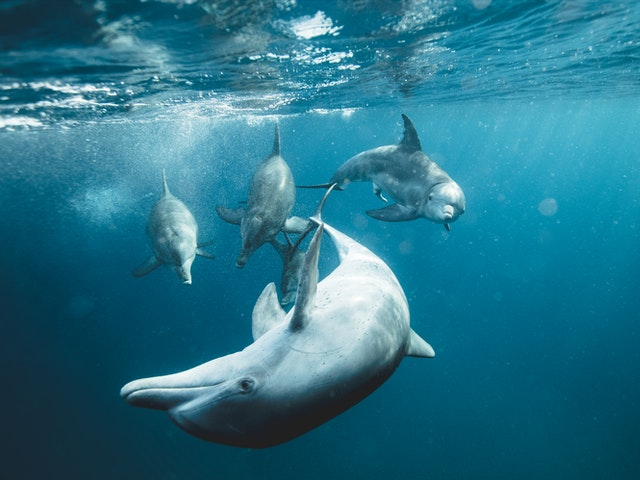
#> input picture datasets/dolphines.jpg, 640 x 480 px, found by its file name
$ jupyter execute --allow-errors PCA.ipynb   (shell and % lines are left out)   (older library calls are emulated)
#> lines starting #> are read from the running program, lines starting #| are printed output that depends on the picture
[cell 1]
import numpy as np
import matplotlib.pyplot as plt

## Redukcja wymiarowości

Praca z wielowymiarowymi danymi niesie ze sobą różne ograniczenia. W jaki sposób możemy wyświetlić próbki, które mają $4$, $5$, $6$, $7$ i więcej cech? Nie możemy stworzyć przecież wykresu $4D$, czy $7D$. Wizualizacja takich danych jest problemem. Kiedy mamy wiele cech w zestawie danych, wpływa to również na szybkość działania naszego modelu. Takie dane zajmują więcej miejsca na nośnikach pamięci. Jeśli mamy zbiór, który zawiera $1000$ cech, to możemy się zastanawiać, czy na pewno wszystkie cechy są istotne i potrzebne dla naszego modelu. Może wystarczy jedynie $100$ cech i wyniki działania modelu uczenia maszynowego byłyby równie satysfakcjonujące, a przy okazji zmniejszylibyśmy wymiarowość próbek i czas obliczeń.

Problem redukcji wymiarowości jest powszechny w tematyce uczenia maszynowego. Istnieją dwa główne podziały takiej redukcji - selekcja i ekstrakcja cech. Selekcja cech polega na wybraniu pewnego podzbioru cech z oryginalnego zestawu wszystkich cech. W takim przypadku zakładamy, że nie wszystkie cechy są nam potrzebne do stworzenia dobrego modelu, więc pozbywamy się części z nich, licząc na to, że wyniki nie ulegną pogorszeniu. Selekcja cech pozostawia cechy w swojej oryginalnej postaci, nie modyfikuje ich wartości, zmieniamy tylko ich ilość. Ekstrakcja cech jest scenariuszem nieco bardziej skomplikowanym, ponieważ polega na redukcji cech poprzez przekształcenie oryginalnego zestawu cech do nowej przestrzeni cech, w której pozostałe cechy nie mają swoich pierwotnych wartości. Obie kategorie mają swoje wady i zalety. Dzisiaj skupimy się na algorytmie z rodziny ekstrakcji cech.

##  Analiza głównych składowych

Jedną z najpopularniejszych metod ekstrakcji cech jest **Analiza głównych składowych (ang. Principal component analysis)** w skrócie **PCA**. Jest to algorytm, który redukuje wymiarowość danych poprzez rzutowanie ich na przestrzeń o mniejszej liczbie wymiarów. Rzutowanie to następuje poprzez znalezienie kierunków, w których jest największa wariancja danych. Założeniem algorytmu jest zatem znalezienie nowej przestrzeni cech, tak aby zachować jak najwięcej informacji zawartych w oryginalnych cechach. Przed omówieniem szczegółów algorytmu zobaczmy jego zasadę działania.

Mając dwuwymiarowy zestaw danych z cechami $x_1$ i $x_2$, chcielibyśmy zredukować go do postaci jednowymiarowej.

Aby to zrobić, musimy znaleźć kierunki, w których dane są najbardziej zróżnicowane (mają największą wariancję). Takie kierunki będą dwa, a dodatkowo będą one zawsze do siebie prostopadłe. Te kierunki, to właśnie główne składowe.

Mając wyznaczone główne składowe, możemy zauważyć, że wzdłuż prostej z czerwoną strzałką jest znacznie większa wariancja danych. Jeśli zatem chcielibyśmy zredukować przestrzeń z $2D$ na $1D$, to powinniśmy rzutować wszystkie punkty z dwuwymiarowej przestrzeni na prostą z czerwoną strzałką.

Po zrzutowaniu punktów na tę prostą dane prezentują się następująco:

Możemy też spróbować zrzutować punkty na prostą z niebieską strzałką, żeby przekonać się, że punkty będą bardziej "zbite" (mniejsza wariancja danych).

Ta idea dla prostego przypadku dwuwymiarowego jest rozszerzalna i działa dokładnie tak samo dla danych wielowymiarowych. Jeśli mamy już intuicję, w jaki sposób redukowane są wymiary w algorytmie PCA, przejdźmy do szczegółów działania algorytmu.

## Algorytm PCA

Na początku stwórzmy zbiór danych, na którym będziemy przeprowadzać obliczenia.

| **x1** | **x2** |
|--------|--------|
| 1\.2   | 1\.5   |
| 0\.2   | 0\.1   |
| 1\.6   | 1\.8   |
| 2\.2   | 2\.5   |
| 0\.5   | 0\.7   |
| 3\.0   | 2\.6   |
| 3\.2   | 3\.4   |
| 0\.8   | 1\.0   |
| 2\.6   | 2\.8   |
| 1\.5   | 1\.4   |

[cell 2]
X = np.array([
    [1.2, 1.5],
    [0.2, 0.1],
    [1.6, 1.8],
    [2.2, 2.5],
    [0.5, 0.7],
    [3.0, 2.6],
    [3.2, 3.4],
    [0.8, 1.0],
    [2.6, 2.8],
    [1.5, 1.4]])

### Wycentrowanie danych

Pierwszym etapem jest wycentrowanie zestawu danych, to znaczy odjęcie średniej od każdej próbki. Obliczamy średnią dla cechy $x_1$ i cechy $x_2$.

[cell 3]
X_centered = X - X.mean(axis=0)

X_centered

[cell 4]
plt.scatter(X_centered[:, 0], X_centered[:, 1], marker='+')
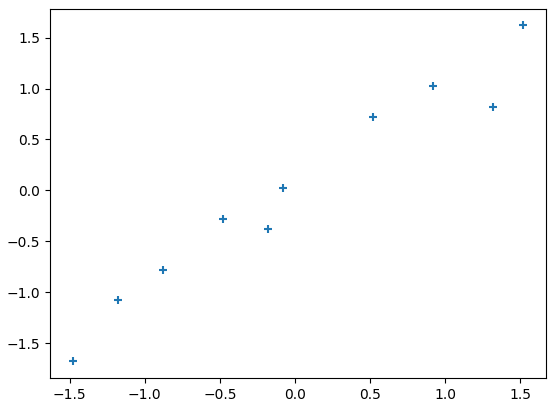
#> figure drawn by matplotlib, 1 panel

### Obliczenie macierzy kowariancji

Po wycentrowaniu zestawu danych należy obliczyć macierz kowariancji zgodnie ze wzorem:

<!-- $$\Sigma = \frac{1}{m-1}\sum_{i=1}^{n}(x^{(i)})(x^{(i)})^T$$ -- DO POPRAWY!!! -->
$$\Sigma = \frac{1}{m-1}X^TX$$

gdzie:

* $X^T$ jest macierzą o wymiarach $nxm$

* $X$ jest macierzą o wymiarach $mxn$
<!-- * $x^{(i)}$ jest wektorem o wymiarach $nx1$ -->

<!-- * $(x^{(i)})^T$ jest wektorem o wymiarach $1xn$ -->

Więc w wyniku mnożenia powstaje macierz $\Sigma$ o wymiarach $nxn$.

[cell 5]
m = X.shape[0]
X_cov = np.dot(X_centered.T, X_centered) / (m - 1)

X_cov

### Obliczenie wektorów i wartości własnych

Ten etap jest sercem metody analizy głównych składowych. Wektory własne to kierunki, w których jest największa wariancja danych. Wartości własne, które skojarzone są z wektorami własnymi, określają ich istotność. Oznacza to, że wektor własny z największą wartością własną jest pierwszą główną składową, wektor własny z drugą największą wartością jest drugą główną składową i tak dalej.

Wektory i wartości własne można obliczyć za pomocą metody `np.linalg.eig()` podając jako parametr obliczoną wcześniej macierz kowariancji.

[cell 6]
eigenvalues, eigenvectors = np.linalg.eig(X_cov)
eigenvalues = eigenvalues.real
eigenvectors = eigenvectors.real

Bardzo istotne jest to, że wektory własne zwracane przez `np.linalg.eig()` są reprezentowane jako **kolumny**, a nie wiersze. Oznacza to, że pierwszą kolumną jest pierwszy wektor własny, drugą kolumną jest drugi wektor własny itp.

Ważne jest również to, że zwrócone wartości własne niekoniecznie muszą być posortowane. Musimy zatem sami posortować wartości własne (zachowując powiązanie z wektorami własnymi), żeby mieć pewność, że są ustawione malejąco.

[cell 7]
idx = eigenvalues.argsort()[::-1]
eigenvalues = eigenvalues[idx]
eigenvectors = eigenvectors[:,idx]

eigenvalues, eigenvectors

### Rysowanie danych z głównymi składowymi

Mając wektory własne możemy w przypadku dwuwymiarowym dość łatwo je narysować. Obliczamy nachylenie zgodnie ze wzorem $\frac{\Delta y}{\Delta x}$.

[cell 8]
plt.scatter(X_centered[:, 0], X_centered[:, 1], marker='+')

line = np.linspace(-1, 1, 100)
plt.arrow(x=0, y=0, dx=eigenvectors[0, 0], dy=eigenvectors[1, 0], head_width=0.1, head_length=0.1, fc='r', ec='k')
plt.arrow(x=0, y=0, dx=eigenvectors[0, 1], dy=eigenvectors[1, 1], head_width=0.1, head_length=0.1, fc='b', ec='k')
plt.plot(line, line * (eigenvectors[1, 0]/eigenvectors[0, 0]), color='black')
plt.plot(line, line * (eigenvectors[1, 1]/eigenvectors[0, 1]), color='black')

plt.xlabel("x1")
plt.ylabel("x2")
plt.grid()
plt.show()
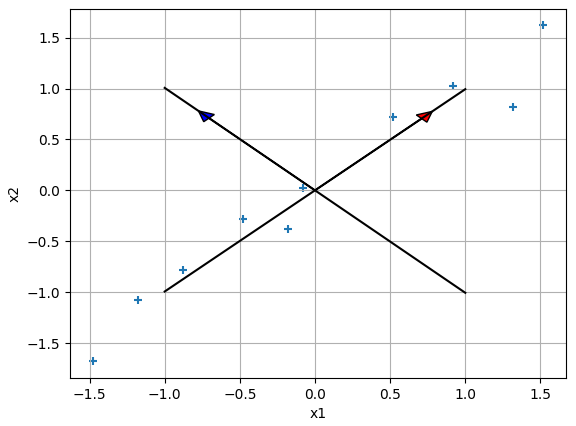
#> figure drawn by matplotlib, 1 panel; curve peaks at x = 1, y = 0.994; curve peaks at x = -1, y = 1.01

### Rzutowanie danych na k głównych składowych

Mając obliczoną macierz z kolejnymi wektorami własnymi, możemy wykorzystać ją do zredukowania oryginalnej ilości wymiarów. W sytuacji, gdy mamy jedynie dwa wymiary w oryginalnym zestawie danych, nie mamy dużego pola do popisu. Jednak w zdecydowanej większości przypadków będziemy pracować z danymi, które mają znacznie więcej cech. Dzięki temu możemy wybrać $k$ pierwszych głównych składowych i za ich pomocą rzutować dane do przestrzeni o $k$-tej liczbie wymiarów.

Operacja rzutowania opisana jest za pomocą wzoru:

$$z = U_{reduced}^T * x$$

gdzie:
* $U_{reduced}$ oznacza macierz z k pierwszymi wektorami własnymi - wymiar $nxk$
* $x$ to oryginalna próbka - wymiar $nx1$

Zatem wyjściowa próbka $z$ będzie miała wymiar $kx1$.

Możemy również rzutować cały zbiór danych "na raz" i wtedy wzór będzie miał następującą formę:

$$Z = X * U_{reduced}$$

gdzie:
* $X$ to wycentrowany zbiór danych - wymiar $mxn$
* $U_{reduced}$ to macierz z k pierwszymi wektorami własnymi - wymiar $nxk$

Zatem nowy zbiór danych ze zredukowaną ilością wymiarów będzie miał wymiar $mxk$.

#### Rzutowanie danych na pierwszą główną składową

[cell 9]
X_pca_1 = np.dot(X_centered, eigenvectors[:, 0])
plt.scatter(X_pca_1, np.zeros(10), marker='+')
plt.xlim((-1.5, 2))
plt.xlabel("z")
plt.show()
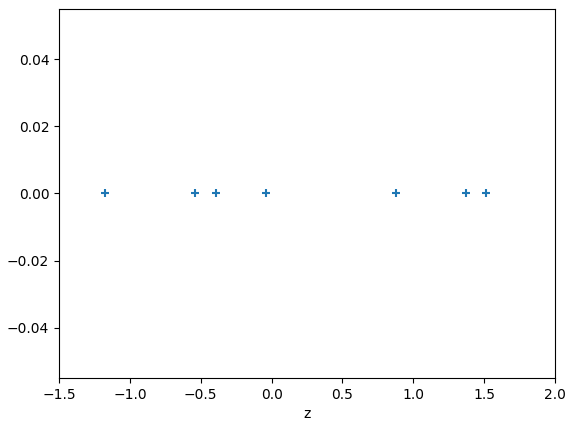
#> figure drawn by matplotlib, 1 panel

#### Rzutowanie danych na drugą główną składową

[cell 10]
X_pca_2 = np.dot(X_centered, eigenvectors[:, 1])
plt.scatter(X_pca_2, np.zeros(10), marker='+')
plt.xlim((-1.5, 2))
plt.xlabel("z")
plt.show()

Widać, że znacznie korzystniejsze jest rzutowanie danych na pierwszą główną składową, ponieważ dane nie są tak zbite, jak w przypadku drugiej głównej składowej.

### Powrót do oryginalnej liczby wymiarów

Po zrzutowaniu danych na przestrzeń o mniejszej ilości wymiarów jesteśmy w stanie powrócić do oryginalnego $n$-wymiarowego zestawu danych, wykorzystując wszystkie główne składowe. Operacja ta jednak powoduje stratę pewnej ilości informacji, która została utracona poprzez operacje rzutowania.

Aby powrócić do oryginalnej liczby wymiarów, należy wykonać następującą operację:

$$x_{reconstructed} = U_{reduced} * z$$

* $U_{reduced}$ ma wymiary $nxk$
* $z$ ma wymiary $kx1$
* zatem $x_{reconstructed}$ będzie miało wymiar $nx1$.

Postać macierzowa:

$$X_{reconstructed} = Z * U_{reduced}^T$$

* $Z$ ma wymiary $mxk$
* $U_{reduced}^T$ ma wymiary $kxn$
* zatem $X_{reconstructed}$ będzie miało wymiar $mxn$.

#### Operacja odwrotna po rzutowaniu danych na pierwszą główną składową

[cell 11]
old_data_from_pca_1 = np.dot(X_pca_1.reshape(X_pca_1.shape[0], 1), eigenvectors[:, :1].T)
plt.scatter(old_data_from_pca_1[:, 0], old_data_from_pca_1[:, 1], marker='+')
plt.xlim((-1.5, 2))
plt.xlabel("x1")
plt.ylabel("x2")
plt.show()
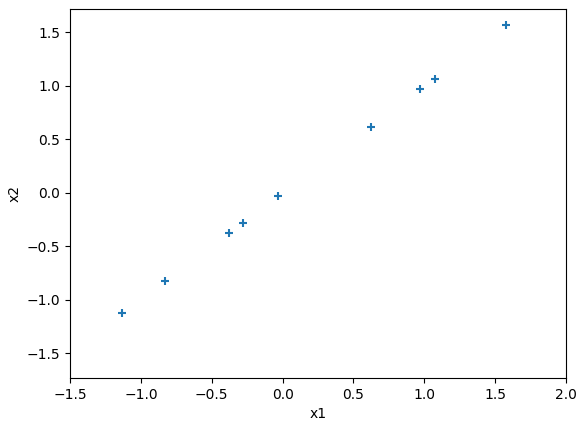
#> figure drawn by matplotlib, 1 panel
#> in pca_function, img is the input picture: PIL image 640x480 RGB; mean R, G, B 40.5, 116.1, 137.4

Widać, że z łatwością udało się odtworzyć dane idące wzdłuż pierwszej głównej składowej, ale nie wzdłuż drugiej.

### Współczynnik wariancji wyjaśnionej

Gdy analizujemy prosty przypadek z dwoma wymiarami, nie mamy wielkiego wyboru jeśli chodzi o redukcje cech. Możemy jedynie rzutować próbki na przestrzeń jednowymiarową. W sytuacji, gdy mamy wiele wymiarów problemem może okazać się wybór właściwej ilości głównych składowych, które będą służyły do stworzenia nowej przestrzeni próbek. Przykładowo, jeśli mamy 6000 wymiarów, to ile $k$ pierwszych głównych składowych powinniśmy wziąć? 2000? 1000? a może jedynie 100? Moglibyśmy oczywiście próbować wszystkich wartości z pewnego przedziału, a następnie mierzyć różnice pomiędzy oryginalnymi próbkami i próbkami zrekonstruowanymi. To dałoby nam pewną miarę błędu. Odpowiednie przekształcenia pozwoliłyby nawet zawrzeć tę wartości w przedziale $(0,1)$. Jednak takie rozwiązanie wymagałoby bardzo dużej ilości obliczeń.

Na szczęście istnieje inny sposób. Obliczone wraz z wektorami własnymi, wartości własne mają ważną właściwość. Informują o tym, jaka ilość wariancji niesiona jest za pomocą skojarzonej głównej składowej. Jest to tak zwana **wariancja wyjaśniona**. Aby wyciągnąć tę informację, należy obliczyć iloraz każdej wartości własnej i sumy wszystkich wartości własnych:

$$\frac{eigenvalue^{(i)}}{\sum_{i=1}^{n}eigenvalue^{(i)}}$$

Przykładowo, jeżeli wariancja wyjaśniona dla pierwszej warości własnej ma wartość $0.9$, oznacza to, że aż $90%$ wariancji jest wyjaśnionej za pomocą pierwszej głównej składowej. Czyli pozostałe $10%$ jest zawarte w pozostałych głównych składowych.

Częściej jednak stosowana jest operacja obliczania wartości wyjaśnionej z wykorzystaniem skumulowanej sumy. Taka operacja pozwala na łatwe sprawdzenie, jaka ilość wariancji jest wyjaśniona za pomocą $k$ pierwszych składowych.

$$\frac{\sum_{i=1}^{k} eigenvalue^{(i)}}{\sum_{i=1}^{n}eigenvalue^{(i)}}$$

Dzięki temu możemy ustalić, że chcemy, aby nowa przestrzeń cech zachowała $95%$ wariancji:

$$\frac{\sum_{i=1}^{k} eigenvalue^{(i)}}{\sum_{i=1}^{n}eigenvalue^{(i)}} \geq 0.95$$

Ustalenie takiego progu pozwoli nam wybrać odpowiednią ilość pierwszych głównych składowych:

## Zadanie 1

Algorytm PCA jest w stanie znacznie zredukować wymiarowość, ale pozwala również powrócić do oryginalnej ilości wymiarów. Dzięki temu może być stosowany jako algorytm kompresji. Celem tego zadania będzie wykorzystanie algorytmu PCA do kompresji zdjęcia. W katalogu datasets znajduje się zdjęcie o nazwie 'dolphines.jpg'. Wczytaj to zdjęcie w formacie _grayscale*_, a następnie wykonaj eksperymenty redukcji wymiarów dla różnych wartości parametru $k$ ($k$ oznacza $k$ pierwszych głównych składowych). Po zrzutowaniu zdjęcia na mniejszą liczbę wymiarów powróć do oryginalnego rozmiaru i sprawdź, jak różne wartości parametru $k$ wpływają na jakość zrekonstruowanego zdjęcia. Stwórz wykres wariancji wyjaśnionej. Dla jakiej ilości pierwszych głównych składowych zachowane jest $95$ wariancji?

_1. Grayscale (skala szarości) to format, w którym jest tylko jeden kanał zawierający informacje o intensywności (jasności) pikseli. Wszystkie piksele reprezentowane są za pomocą wartości od 0 do 255, gdzie 0 oznacza kolor czarny a 255 kolor biały.
To może zostać zaimplementowane w prosty sposób za pomocą biblioteki PIL:_
```
from PIL import Image
img = PIL.Image.open('../dolphines.jpg').convert('L')
```

[cell 12]
from PIL import Image
import numpy as np
import matplotlib.pyplot as plt


def covariance(X_centered, img):
    return np.dot(X_centered.T, X_centered) / (img.shape[0] - 1)

# [46 lines left out: functions get_eigenvalues_and_eigenvectors, center, construct, sum_of_eigenvalues, not called in this run]


def pca():
    file_name = 'dolphines.jpg'
    img = PIL.Image.open(file_name).convert('L')
    img = np.array(img)
    X_centered = center(img)
    X_cov = covariance(X_centered, img)
    eigenvalues, eigenvectors = get_eigenvalues_and_eigenvectors(X_cov)
    k_array = [round(img.shape[1] / 4), round(img.shape[1] / 8), round(img.shape[1] / 16),
                  round(img.shape[1] / 32), round(img.shape[1] / 64), round(img.shape[1] / 128), 2]

    X_pca_array = [0] * len(k_array)
    for index, X_pca in enumerate(X_pca_array):
        X_pca_array[index] = np.float_(np.dot(X_centered, eigenvectors[:, : k_array[index]]))
    X = construct(k_array, X_pca_array, eigenvectors)
    sum_all_eigenvalues, sums = sum_of_eigenvalues(eigenvalues, img)

    x = np.array(range(len(sums)))
    y = sums
    x_value = np.interp(0.95, y, x)
    plt.plot(x, y, c='k', linestyle='solid')
    plt.plot(x, np.ones(len(sums)) * 0.95)
    plt.show()

    print('95% wariancji dla ' + str(np.int(np.ceil(x_value))) + ' pierwszych składowych')

#> (the rest of this cell did not finish here and is left out)

## Zadanie 2

Obrazy kolorowe zapisane są w formacie RGB. Oznacza to, że taki obraz ma 3 kanały - R, G i B. Przerób program z zadania pierwszego w taki sposób, aby dokonywał kompresji zdjęcia w formacie RGB (usunięcie funkcji `.convert('L')`). Aby dokonać takiej kompresji, należy przeprowadzić kompresje algorytmem PCA osobno dla każdego kanału, a następnie połączyć kanały razem, tak by tworzyły oryginalny obraz. Wykonaj eksperymenty dla różnych wartości parametru $k$.

[cell 13]
from PIL import Image, ImageDraw, ImageFont
import numpy as np

def get_eigenvalues_and_eigenvectors(X_cov):
    eigenvalues, eigenvectors = np.linalg.eig(X_cov)
    idx = eigenvalues.argsort()[::-1]
    eigenvalues = eigenvalues[idx]
    eigenvectors = eigenvectors[:, idx]
    eigenvalues = eigenvalues.real
    eigenvectors = eigenvectors.real
    return eigenvalues, eigenvectors

def covariance(X_centered, img):
    return np.dot(X_centered.T, X_centered) / (img.shape[0] - 1)

def pca(k, X_centered, eigenvectors):
    return np.float_(np.dot(X_centered, eigenvectors[:, : k]))

def center(img):
    X_centered = []
    for column in img.T:
        mean = (np.sum(column)) / img.shape[0]
        X_centered.append(column - mean)
#> this loop made 640 passes
#> mean on passes 1 to 3: 26.35, 26.19, 26.13
#> after the loop, X_centered = 640 items

    X_centered = np.array(X_centered)
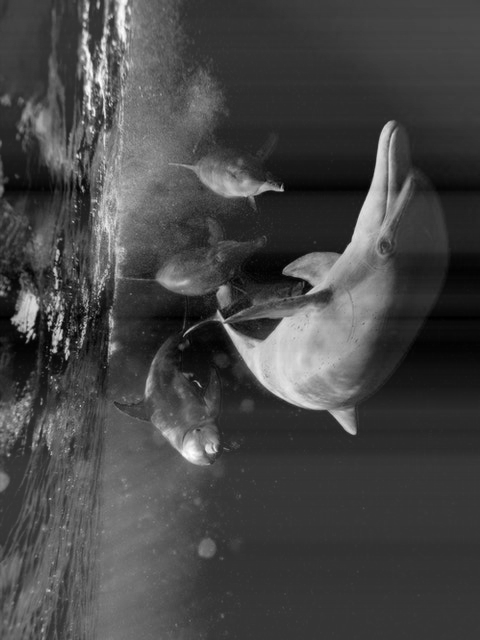
#> X_centered: shape (640, 480) float64; min -85.33, max 223.8, mean 0; drawn with min black and max white
    X_centered = X_centered.T
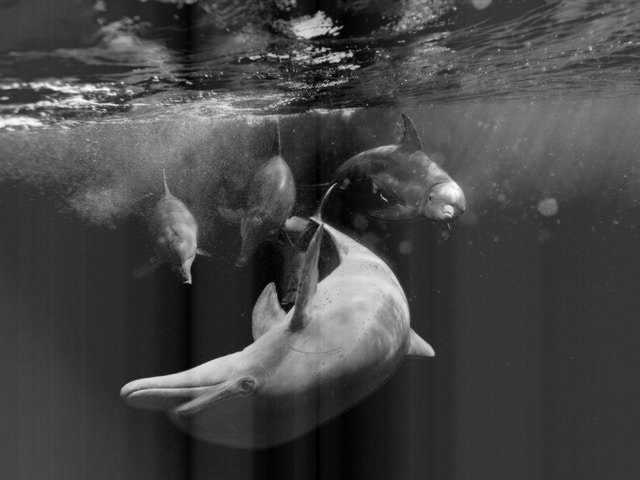
#> X_centered: shape (480, 640) float64; min -85.33, max 223.8, mean 0; drawn with min black and max white
    return X_centered


# [11 lines left out: function sums, not called in this run]


def global_pca(img, k):
    X_centered = center(img)
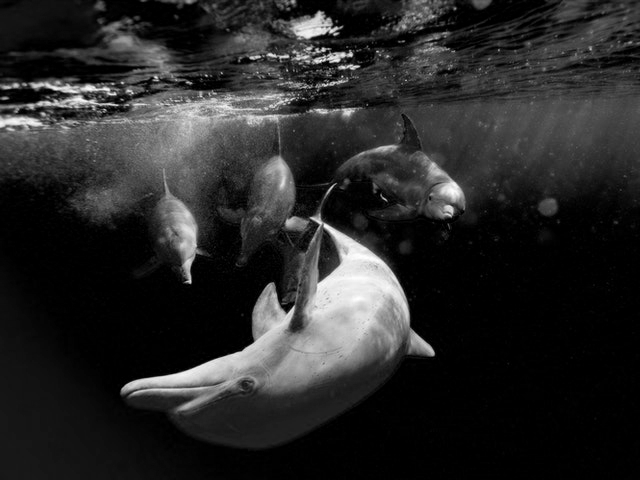
#> img: shape (480, 640); min 0, max 255, mean 40.5
    X_cov = covariance(X_centered, img)
#> in covariance, `return np.dot(X_centered.T, X_centered) / (img.shape[0] - 1)`:
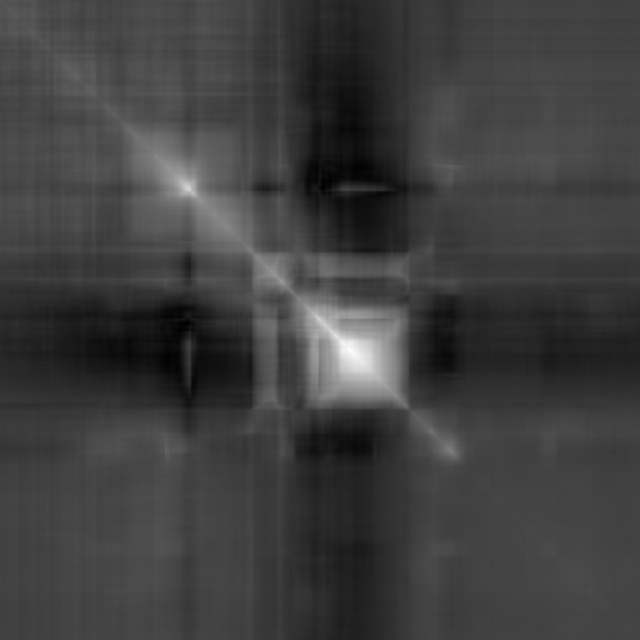
#> returned value: shape (640, 640) float64; min -1977.5, max 7870.1, mean 474.5; drawn with min black and max white
    eigenvalues, eigenvectors = get_eigenvalues_and_eigenvectors(X_cov)
#> in get_eigenvalues_and_eigenvectors, `idx = eigenvalues.argsort()[::-1]`: idx = 640 values, max 639 at index 572, min 0 at index 0, mean 319.5
#> in get_eigenvalues_and_eigenvectors, `eigenvalues = eigenvalues.real`: eigenvalues = 640 values, max 567552.1 at index 0, min -3.78e-11 at index 639, mean 2491.8
#> in get_eigenvalues_and_eigenvectors, `eigenvectors = eigenvectors.real`:
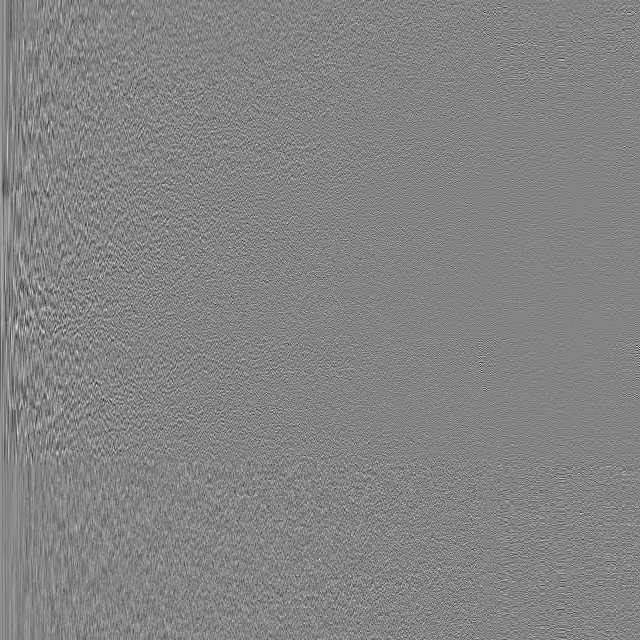
#> eigenvectors: shape (640, 640) float64; min -0.27, max 0.249, mean 5.55e-05; drawn with min black and max white
    X_pca = pca(k, X_centered, eigenvectors)
#> (the rest of the program and of its run is left out)
